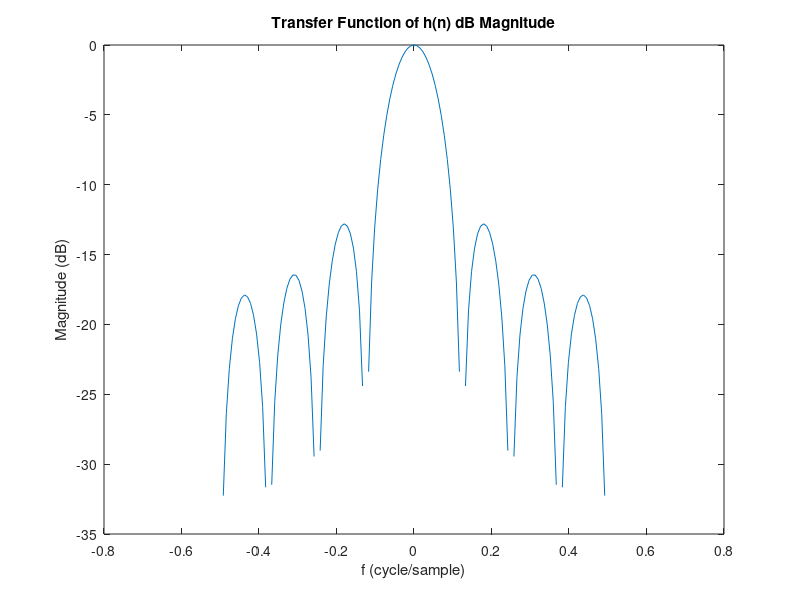
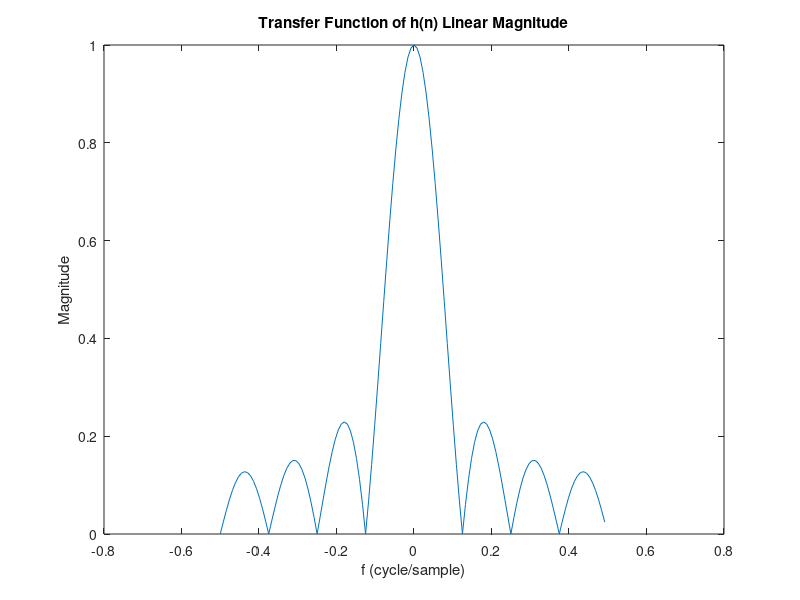

Write MATLAB code to recreate these figures, in order. (Note: this script raises an error after producing the figures.)
clc;clear;close all;
%% Build signal
% w1=randn(1,1024);
% h=1/8*[1,1,1,1,1,1,1,1]; %%lowpass filter
% y=filter(h,1,w1);
% w2=randn(1,1024)/sqrt(32);
% r=y+w2;
% N=128;
load('matlab.mat');
%% A
H=fftshift(fft(h,N));
figure(1);
plot([-0.5:1/N:0.5-1/N],20*log10(abs(H)));
title('Transfer Function of h(n) dB Magnitude');
xlabel('f (cycle/sample)');ylabel('Magnitude (dB)');

figure(2);
plot([-0.5:1/N:0.5-1/N],abs(H));
title('Transfer Function of h(n) Linear Magnitude');
xlabel('f (cycle/sample)');ylabel('Magnitude');

figure(3);
plot([-0.5:1/N:0.5-1/N],unwrap(phase(H)));
title('Transfer function of h(n) (phase)');
xlabel('f (cycle/sample)');ylabel('Phase (rad)');
% zplane(h);legend('Zero','Pole');
% title('Transfer Function of h(n) Phase')
%% B
figure(4);
Sw1w1 = fftshift(pwelch(w1,128,64,128,1,'twosided','psd'));
plot([-0.5:1/N:0.5-1/N],10*log10(Sw1w1));
xlabel('f (cycle/sample)');ylabel('Power Spectral (dB)');
title('Power Spectral Estimate $\hat{S}_{w1,w1}(f)$ (dB)','Interpreter','latex');
axis([-0.5,0.5,-20,5]);

figure(5);
plot([-0.5:1/N:0.5-1/N],Sw1w1);
xlabel('f (cycle/sample)');ylabel('Power Spectral');
title('Power Spectral Estimate $\hat{S}_{w1,w1}(f)$ (linear)','Interpreter','latex');
% axis([-0.5,0.5,-20,5]);

figure(6);
Sw2w2= fftshift(pwelch(w2,128,64,128,1,'twosided','psd'));
plot([-0.5:1/N:0.5-1/N],10*log10(Sw2w2));
xlabel('f (cycle/sample)');ylabel('Power Spectral (dB)');
title('Power Spectral Estimate $\hat{S}_{w2,w2}(f)$ (dB)','Interpreter','latex');
axis([-0.5,0.5,-20,5]);

figure(7);
plot([-0.5:1/N:0.5-1/N],Sw2w2);
xlabel('f (cycle/sample)');ylabel('Power Spectral');
title('Power Spectral Estimate $\hat{S}_{w2,w2}(f)$ (linear)','Interpreter','latex');
% axis([-0.5,0.5,-20,5]);

figure(8);
Syy = fftshift(pwelch(y,128,64,128,1,'twosided','psd'));
plot([-0.5:1/N:0.5-1/N],10*log10(Syy));
xlabel('f (cycle/sample)');ylabel('Power Spectral (dB)');
title('Power Spectral Estimate $\hat{S}_{y,y}(f)$ (dB)','Interpreter','latex');

figure(9);
plot([-0.5:1/N:0.5-1/N],Syy);
xlabel('f (cycle/sample)');ylabel('Power Spectral');
title('Power Spectral Estimate $\hat{S}_{y,y}(f)$ (linear)','Interpreter','latex');

figure(10);
Srr = fftshift(pwelch(r,128,64,128,1,'twosided','psd'));
plot([-0.5:1/N:0.5-1/N],10*log10(Srr));
xlabel('f (cycle/sample)');ylabel('Power Spectral (dB)');
title('Power Spectral Estimate $\hat{S}_{r,r}(f)$ (dB)','Interpreter','latex');

figure(11);
plot([-0.5:1/N:0.5-1/N],Srr);
xlabel('f (cycle/sample)');ylabel('Power Spectral');
title('Power Spectral Estimate $\hat{S}_{r,r}(f)$ (linear)','Interpreter','latex');

%% C
figure(12);
Syw1=fftshift(cpsd(y,w1,128,64,128,1,'twosided'));
plot([-0.5:1/N:0.5-1/N],10*log10(abs(Syw1)));
xlabel('f (cycle/sample)');ylabel('Cross-power Spectral(dB)');
title('Cross-power Spectral Estimate $\hat{S}_{y,w1}(f)$ (dB)','Interpreter','latex');

figure(13);
plot([-0.5:1/N:0.5-1/N],abs(Syw1));
xlabel('f (cycle/sample)');ylabel('Cross-power Spectral');
title('Cross-power Spectral Estimate $\hat{S}_{y,w1}(f)$ (linear)','Interpreter','latex');

figure(14);
plot([-0.5:1/N:0.5-1/N],unwrap(phase(Syw1)));
title('Cross-power Spectral Estimate $\hat{S}_{y,w1}(f)$ (phase)','Interpreter','latex');
xlabel('f (cycle/sample)');ylabel('Phase (rad)');

figure(15);
Srw1=fftshift(cpsd(r,w1,128,64,128,1,'twosided'));
plot([-0.5:1/N:0.5-1/N],10*log10(abs(Srw1)));
xlabel('f (cycle/sample)');ylabel('Cross-power Spectral(dB)');
title('Cross-power Spectral Estimate $\hat{S}_{r,w1}(f)$ (dB)','Interpreter','latex');

figure(16);
plot([-0.5:1/N:0.5-1/N],abs(Srw1));
xlabel('f (cycle/sample)');ylabel('Cross-power Spectral');
title('Cross-power Spectral Estimate $\hat{S}_{r,w1}(f)$ (linear)','Interpreter','latex');

figure(17);
plot([-0.5:1/N:0.5-1/N],angle(Srw1));
title('Cross-power Spectral Estimate $\hat{S}_{r,w1}(f)$ (phase)','Interpreter','latex');
xlabel('f (cycle/sample)');ylabel('Phase (rad)');
%% D
figure(18);
Hw1y=Syw1./Sw1w1;
plot([-0.5:1/N:0.5-1/N],20*log10(abs(Hw1y)));
xlabel('f (cycle/sample)');ylabel('Magnitude(dB)');
title('Transfer Function Estimate $\hat{H}_{w1,y}(f)$ (dB)','Interpreter','latex');

figure(19);
plot([-0.5:1/N:0.5-1/N],abs(Hw1y));
xlabel('f (cycle/sample)');ylabel('Magnitude');
title('Transfer Function Estimate $\hat{H}_{w1,y}(f)$ (linear)','Interpreter','latex');

figure(20);
plot([-0.5:1/N:0.5-1/N],unwrap(phase(Hw1y)));
title('Transfer Function Estimate $\hat{H}_{w1,y}(f)$ (phase)','Interpreter','latex');
xlabel('f (cycle/sample)');ylabel('Phase (rad)');

figure(21);
Hw1r=Srw1./Sw1w1;
plot([-0.5:1/N:0.5-1/N],20*log10(abs(Hw1r)));
xlabel('f (cycle/sample)');ylabel('Magnitude(dB)');
title('Transfer Function Estimate $\hat{H}_{w1,r}(f)$ (dB)','Interpreter','latex');

figure(22);
plot([-0.5:1/N:0.5-1/N],abs(Hw1r));
xlabel('f (cycle/sample)');ylabel('Magnitude');
title('Transfer Function Estimate $\hat{H}_{w1,r}(f)$ (linear)','Interpreter','latex');

figure(23);
plot([-0.5:1/N:0.5-1/N],angle(Hw1r));
title('Transfer Function Estimate $\hat{H}_{w1,r}(f)$ (phase)','Interpreter','latex');
xlabel('f (cycle/sample)');ylabel('Phase (rad)');
%% E
figure(24);
gamma_w1y=abs(Syw1).^2./Syy./Sw1w1;
plot([-0.5:1/N:0.5-1/N],abs(gamma_w1y));
xlabel('f (cycle/sample)');ylabel('$\hat{\gamma}_{w1,y}^{2}$','Interpreter','latex');
title('Magnitude-squared Coherence Function Estimate $\hat{\gamma}_{w1,y}^{2}(f)$ (linear)','Interpreter','latex');

figure(25);
gamma_w1r=abs(Srw1).^2./Srr./Sw1w1;
plot([-0.5:1/N:0.5-1/N],abs(gamma_w1r));
xlabel('f (cycle/sample)');ylabel('$\hat{\gamma}_{w1,r}^{2}$','Interpreter','latex');
title('Magnitude-squared Coherence Function Estimate $\hat{\gamma}_{w1,r}^{2}(f)$ (linear)','Interpreter','latex');